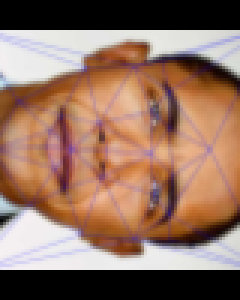
%> input picture svd/morph/f1.png, 80 x 100 px (shown 3 times larger)
$ octave --eval "morph;"   (GNU Octave 9; MATLAB toolbox functions it lacks are replaced by stand-ins)
%> lines starting %> are read from the running program, lines starting %| are printed output that depends on the picture
%A way to compress coloured image
% with reduced SVD decomposition
% Author: Ravi Saripalli
% Date: 15th Sep. 2021

function morph()
  img = imread("f1.png"); img1 = make2D(img) ;
%> in morph, img is the input picture: size 100x80x3 uint8; mean R, G, B 146.6, 114.2, 97.9
%> after the loop in make2D, `for j = 1:N`:
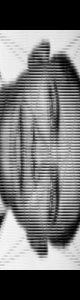
%> A: size 300x80 uint8; min 0, max 245, mean 119.6
%> after `img1 = make2D(img)`: img1 = {M 100, N 80, C 3}
  [U1, S1, V1] = svd(img1.A);  %SVD decomposition
  img = imread("f2.png"); img2 = make2D(img) ;
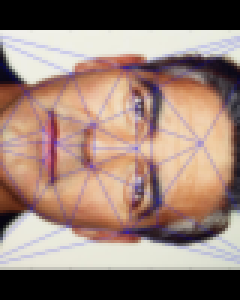
%> input picture svd/morph/f2.png, 80 x 100 px (shown 3 times larger)
%> in morph, img is the input picture: size 100x80x3 uint8; mean R, G, B 148.5, 124.8, 114.5
%> after the loop in make2D (call 2), `for j = 1:N`:
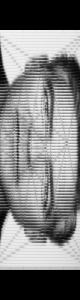
%> A: size 300x80 uint8; min 0, max 242, mean 129.2
%> after `img2 = make2D(img)`: img2 = {M 100, N 80, C 3}
  [U2, S2, V2] = svd(img2.A);  %SVD decomposition
  n = img1.N ;
%> n = 80

  ip = 1 ;
  for alpha = [0.003 0.006 0.008 0.012]
    f = exp(-alpha * (n-1)) ;  % attenuation factor
    S1m = zeros(n,n);  S2m = S1m ;
    for i=1:n
	S1m(i,i) = S1(i,i) * (1-f) ; % squash significant modes
	k = n-i+1 ;
	S2m(k,k) = S2(k,k) * f  ; % magnify less significant modes
    end
    X = aprox(img1.N, U1, S1m, V1)  ...
	  + aprox(img2.N, U2, S2m, V2)  ;

    imgv = img1 ;
    imgv.A = X ;
    aimg = mkImg(imgv);
    subplot(2,2,ip) ; imshow(imrotate(aimg,90,nearest));
    title(sprintf("alpha= %5.4f",alpha));
    ip = ip + 1 ;
  end
%> this loop made 4 passes
%> f on passes 1 to 4: 0.789, 0.623, 0.532, 0.388
%> pass 1, in aprox, `Sr = S(1:r,1:r) ;`:
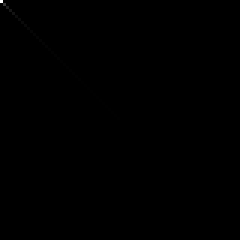
%> Sr: size 80x80 double (shown 3 times larger); min 0, max 4581.8, mean 1.5; drawn with min black and max white
%> pass 1, in morph, `aimg = mkImg(imgv);`:
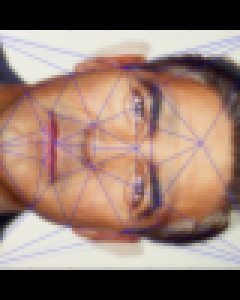
%> aimg: size 100x80x3 double (shown 3 times larger); mean R, G, B 0.579, 0.479, 0.433
%> after the loop, ip = 5
end

function X = aprox(r, U, S, V )
  %SVD truncated solution
  Ur = U(:,1:r) ;
  Sr = S(1:r,1:r) ;
  Vr = V(:,1:r) ;
  X = Ur * Sr * Vr' ;
end

function imgv = make2D(img)
  % Convert color image to 2D matrix
  % Return my own img data structure
  [M N C] = size(img) ;  %C color data size
  for j = 1:N
   for i = 1:M
    for k = 1:C
      A((i-1)*C+k,j) = img(i,j,k) ;
     end
    end
  end
  imgv.M = M ; imgv.N = N ; imgv.C = C ;
  imgv.A = A ;
end % end function

function img = mkImg(imgv)
  % Rejig  back  to image
  for j = 1:imgv.N
   for i = 1:imgv.M
    for k = 1:imgv.C
      % Don't know why I need to scale it with 256
      % for reconstructed image to display correctly
      img(i,j,k) = abs(imgv.A((i-1)*imgv.C+k,j))/256  ;
     end
    end
  end
end
